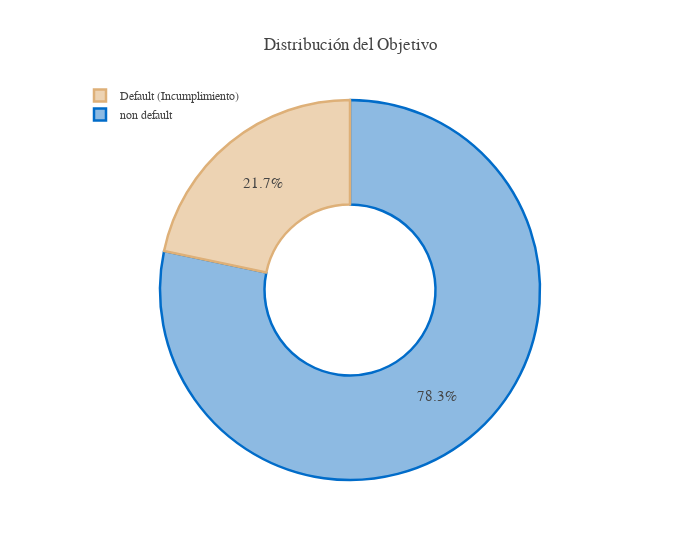

The cell this chart's notebook holds for it:
### Code cell
# Configuracion de diseño del grafico
temp = dict(layout=go.Layout(font=dict(family='Franklin Gothic', size=12),
                             height=500, width=1000))
# Cálculo de la distribucion del objetivo
target= df.estado_prestamo.value_counts(normalize=True)
target.rename(index={1:'Default (Incumplimiento)', 0:'non default'}, inplace=True)
pal, color =['#016CC9','#DEB078'], ['#8DBAE2','#EDD3B3'] #Definicion de colores

# Creación del gráfico circular:
fig= go.Figure()
fig.add_trace(go.Pie(labels=target.index, values=target*100, hole=.45,
                     showlegend=True, sort=False,
                     marker=dict(colors=color, line=dict(color=pal, width=2.5)),
                     hovertemplate="%{label} Accounts: %{value:.2f}%<extra></extra>"))

# Actualización de la configuración del diseño
fig.update_layout(template=temp, title = 'Distribución del Objetivo',
                  legend=dict(traceorder='reversed', y=1.05, x=0),
                  uniformtext_minsize= 15, uniformtext_mode='hide', width=700)

fig.show()

### Figure 1 — Plotly figure (JSON) as saved in the notebook; plotly's stock layout.template omitted (floating-point values rounded to 4 significant figures)
{"data": [{"hole": 0.45, "hovertemplate": "%{label} Accounts: %{value:.2f}%<extra></extra>", "labels": ["non default", "Default (Incumplimiento)"], "marker": {"colors": ["#8DBAE2", "#EDD3B3"], "line": {"color": ["#016CC9", "#DEB078"], "width": 2.5}}, "showlegend": true, "sort": false, "type": "pie", "values": [78.29, 21.71]}], "layout": {"legend": {"traceorder": "reversed", "x": 0, "y": 1.05}, "title": {"text": "Distribución del Objetivo"}, "uniformtext": {"minsize": 15, "mode": "hide"}, "width": 700}}
